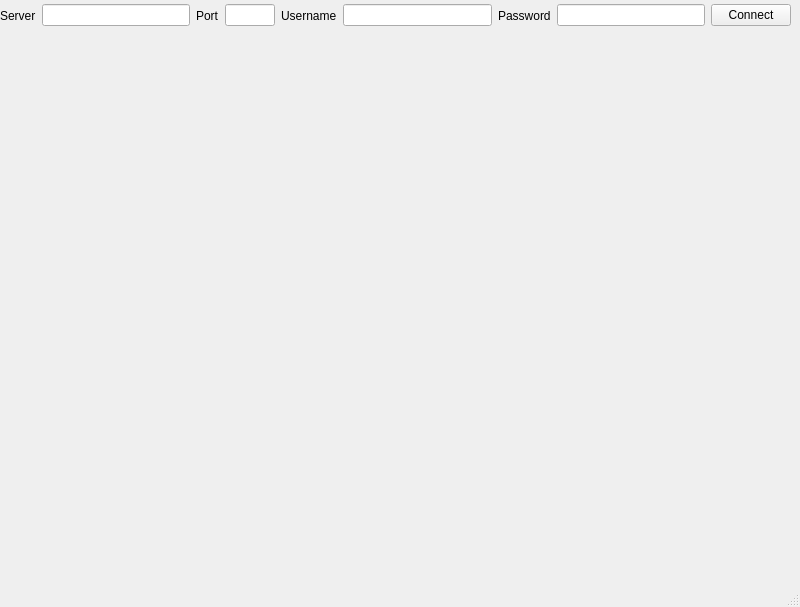
<?xml version="1.0" encoding="UTF-8"?>
<ui version="4.0">
 <class>MainWindow</class>
 <widget class="QMainWindow" name="MainWindow">
  <property name="geometry">
   <rect>
    <x>0</x>
    <y>0</y>
    <width>800</width>
    <height>607</height>
   </rect>
  </property>
  <property name="windowTitle">
   <string>MainWindow</string>
  </property>
  <widget class="QWidget" name="centralwidget">
   <widget class="QWidget" name="">
    <property name="geometry">
     <rect>
      <x>0</x>
      <y>0</y>
      <width>791</width>
      <height>31</height>
     </rect>
    </property>
    <layout class="QHBoxLayout" name="horizontalLayout">
     <item>
      <widget class="QLabel" name="label">
       <property name="text">
        <string>Server</string>
       </property>
      </widget>
     </item>
     <item>
      <widget class="QLineEdit" name="lineEdit"/>
     </item>
     <item>
      <widget class="QLabel" name="label_2">
       <property name="text">
        <string>Port</string>
       </property>
      </widget>
     </item>
     <item>
      <widget class="QLineEdit" name="lineEdit_2">
       <property name="maximumSize">
        <size>
         <width>50</width>
         <height>16777215</height>
        </size>
       </property>
      </widget>
     </item>
     <item>
      <widget class="QLabel" name="label_3">
       <property name="text">
        <string>Username</string>
       </property>
      </widget>
     </item>
     <item>
      <widget class="QLineEdit" name="lineEdit_3"/>
     </item>
     <item>
      <widget class="QLabel" name="label_4">
       <property name="text">
        <string>Password</string>
       </property>
      </widget>
     </item>
     <item>
      <widget class="QLineEdit" name="lineEdit_4"/>
     </item>
     <item>
      <widget class="QPushButton" name="pushButton">
       <property name="text">
        <string>Connect</string>
       </property>
      </widget>
     </item>
    </layout>
   </widget>
  </widget>
  <widget class="QMenuBar" name="menubar">
   <property name="geometry">
    <rect>
     <x>0</x>
     <y>0</y>
     <width>800</width>
     <height>25</height>
    </rect>
   </property>
  </widget>
  <widget class="QStatusBar" name="statusbar"/>
 </widget>
 <resources/>
 <connections/>
</ui>
